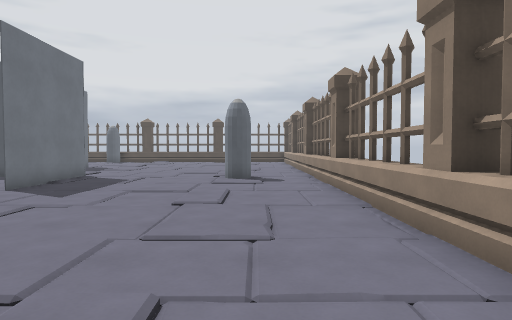
[1] (above)

17 first-person views from a walk through a level from a Godot 3-D game. The camera is 1.44 m above the floor, tilts 2° down and sees 75° across. The floor is counted in squares, 1.44 m on a side. Each view is taken from the middle of a square. On the plan, view 1 faces up. The plan holds only what a view shows up to about 12 squares ahead; the rest is blank. Surface patterns are stand-ins for the level's own textures.

[2]
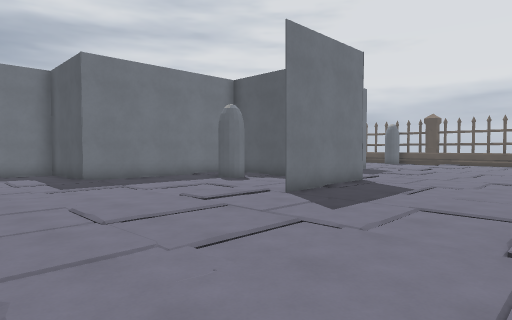

[3]
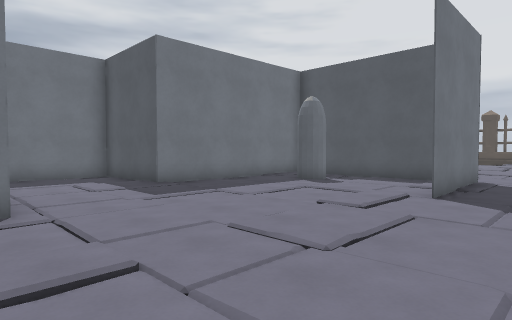

[4]
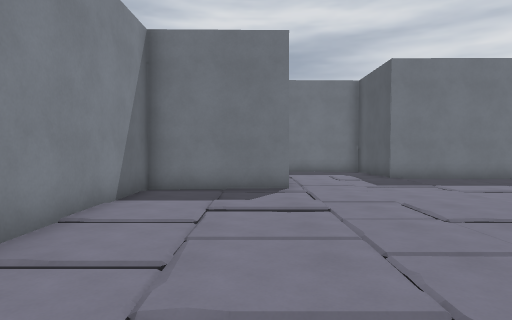

[5]
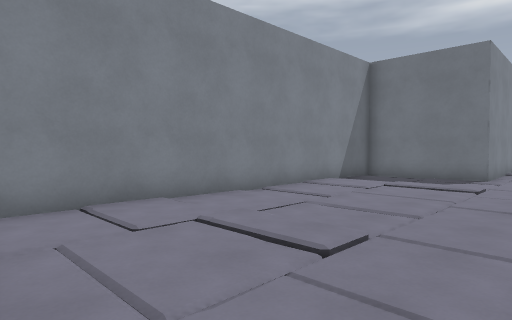

[6]
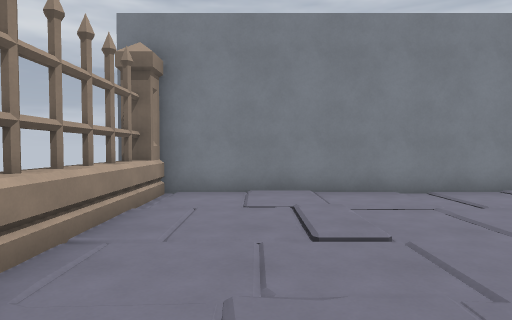

[7]
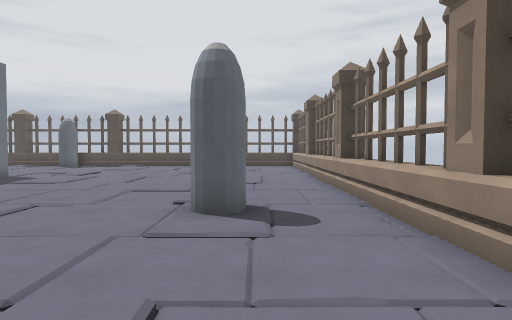

[8]
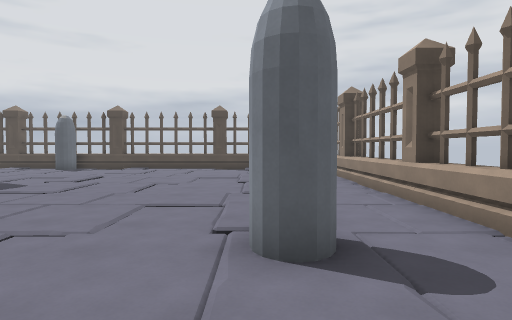

[9]
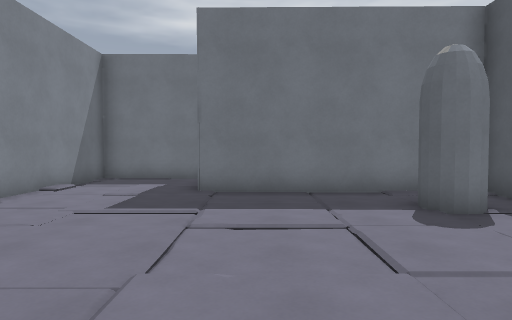

[10]
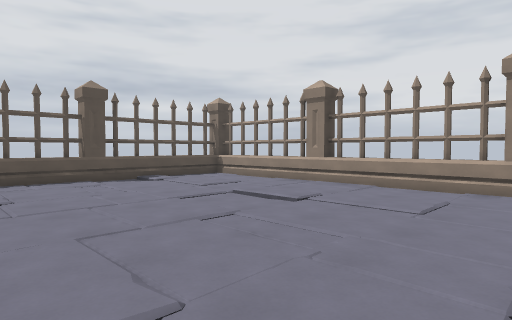

[11]
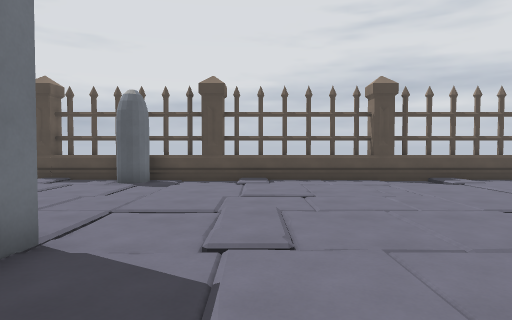

[12]
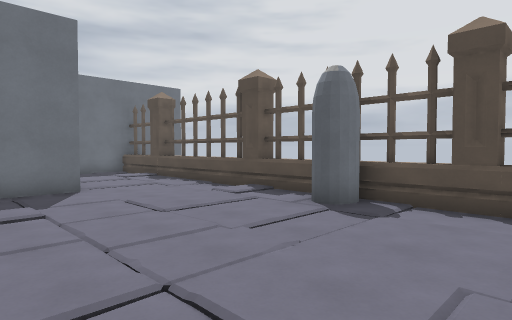

[13]
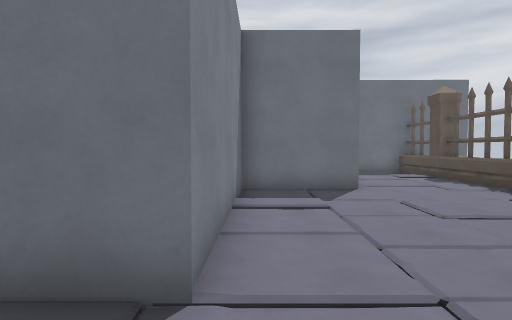

[14]
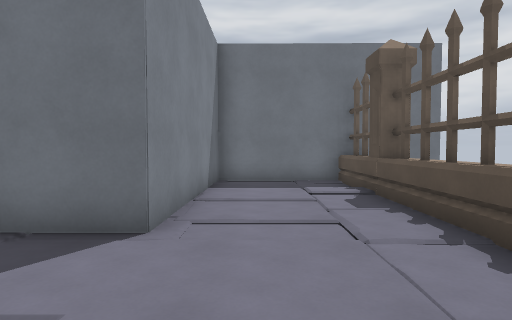

[15]
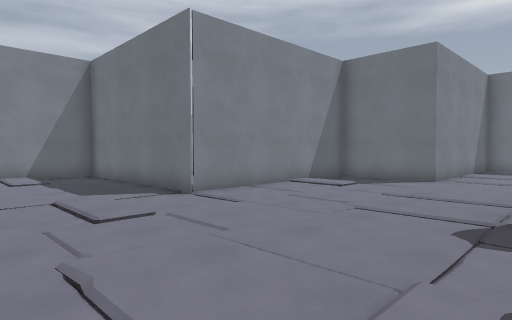

[16]
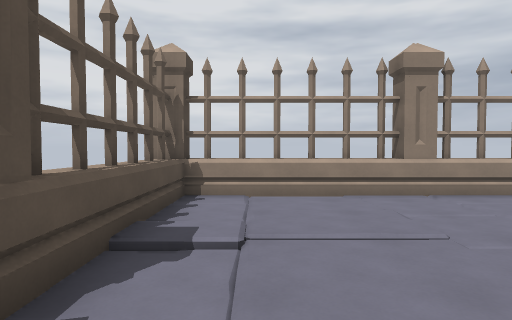

[17]
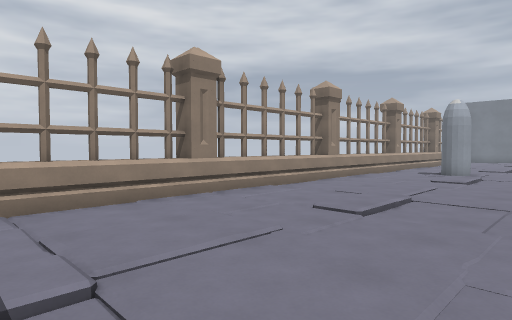

### Floor plan
Points are (right, up) in squares from view 1. A wall is a line through its corners. A room is listed if a view was taken in it or the views show most of it. See-through windows are left out.
Room 1 (views 1, 2, 3, 4, 5, 6, 7, 8, 9)
walls: (-6.1, 12.1) (-9.9, 12.1); (-6.2, 12.3) (-6.2, 8.1); (2.9, 3.8) (2.1, 3.8); (2.9, 9.2) (2.1, 9.2); (2.1, -1) (2.9, -1); (-12.6, 10.7) (-12.6, 5.7) (-16.3, 5.7) (-16.3, 1.9) (-9.9, 1.9) (-9.8, -1.8) (2.1, -1.8) (2.1, 12.4); (-11.6, 12.1) (-12.4, 12.1)
ways out: opening at (-2, 13.6) to room 2
Room 2 (views 10, 11, 12, 13, 14, 15, 16, 17)
walls: (-11.3, 25.5) (-22.2, 25.6); (-9.1, 12.1) (-6.6, 12.1); (2.1, 20.8) (2.9, 20.8); (2.9, 20.1) (2.1, 20.1); (2.1, 15.3) (2.8, 15.3); (2.9, 14.7) (2.1, 14.7); (2.9, 25.5) (-10.5, 25.5); (2.1, 12.4) (2.1, 26.2); (-22.2, 25.9) (-22.3, 21.8) (-15.9, 21.7) (-15.9, 18.6) (-9.3, 18.5) (-9.4, 12.4)
ways out: opening at (-2, 13.6) to room 1

Where each view was taken, in squares from view 1:
view 1: 0 up, 0 right, facing up
view 2: 2 up, 1 left, facing up-left
view 3: 1 up, 4 left, facing up-left
view 4: 1 up, 1 left, facing left
view 5: 4 up, 2 right, facing down-left
view 6: 6 up, 0 right, facing down
view 7: 6 up, 0 right, facing up
view 8: 8 up, 1 left, facing up
view 9: 7 up, 5 left, facing left
view 10: 14 up, 7 left, facing up-right
view 11: 15 up, 7 left, facing up
view 12: 19 up, 7 left, facing up-left
view 13: 19 up, 7 left, facing left
view 14: 23 up, 12 left, facing left
view 15: 25 up, 5 left, facing down-left
view 16: 24 up, 5 left, facing right
view 17: 25 up, 4 left, facing down-right
